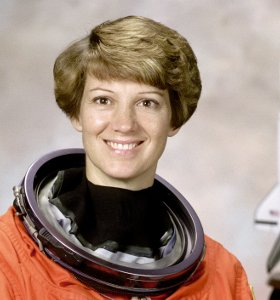
#> input picture backend/tests/data/face.jpg, 280 x 300 px; its folder holds only this picture in this run
$ python -i engine3d.py   (imports and definitions only)
#> lines starting #> are read from the running program, lines starting #| are printed output that depends on the picture
#> further down, picture is the input picture: shape (300, 280, 3); mean B, G, R 125.9, 138, 160.3
"""Moteur 3D logiciel (NumPy + OpenCV) : caméra en perspective, plans texturés, cubes,
textes extrudés et particules.

Les unités du monde sont des pixels : un plan de W x H posé à la distance focale `f`
remplit exactement l'image. L'axe Y monte, l'axe Z part vers l'avant de la caméra.
"""
from __future__ import annotations

import math
from dataclasses import dataclass
from functools import lru_cache
from pathlib import Path

import cv2
import numpy as np

# ---------------------------------------------------------------------------
# Courbes d'animation
# ---------------------------------------------------------------------------


def clamp01(u: float) -> float:
    return 0.0 if u < 0 else 1.0 if u > 1 else u


def ease_out_cubic(u: float) -> float:
    u = clamp01(u)
    return 1 - (1 - u) ** 3


def ease_in_out(u: float) -> float:
    u = clamp01(u)
    return 3 * u * u - 2 * u * u * u


def ease_out_back(u: float, s: float = 1.70158) -> float:
    u = clamp01(u) - 1
    return 1 + (s + 1) * u ** 3 + s * u ** 2


def decay(u: float, k: float = 5.0) -> float:
    """1 au moment de l'impact, puis décroissance exponentielle."""
    return math.exp(-k * u) if u >= 0 else 0.0


# ---------------------------------------------------------------------------
# Géométrie
# ---------------------------------------------------------------------------


# [8 lines left out: function rotation, not called in this run]


@dataclass
class Camera:
    W: int
    H: int
    fov: float = 50.0  # champ vertical, degrés

    @property
    def f(self) -> float:
        return (self.H / 2) / math.tan(math.radians(self.fov) / 2)

    # [12 lines left out: functions project, quad, not called in this run]


def signed_area(pts: np.ndarray) -> float:
    x, y = pts[:, 0], pts[:, 1]
    return 0.5 * float(np.dot(x, np.roll(y, -1)) - np.dot(y, np.roll(x, -1)))


# [74 lines left out: functions card, _roi, draw_image, draw_shadow, not called in this run]


def backdrop(frame: np.ndarray, darken: float = 0.38) -> np.ndarray:
    """Fond flou et assombri tiré de l'image (derrière les plans en 3D)."""
#> called with darken = 0.38
    H, W = frame.shape[:2]
#> H = 300; W = 280
    small = cv2.resize(frame, (max(8, W // 12), max(8, H // 12)), interpolation=cv2.INTER_AREA)
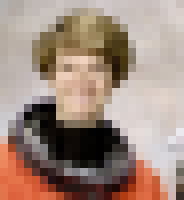
#> small: shape (25, 23, 3) (shown 8 times larger); mean B, G, R 125.9, 138, 160.3
    small = cv2.GaussianBlur(small, (0, 0), 2.2)
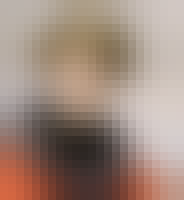
#> small: shape (25, 23, 3) (shown 8 times larger); mean B, G, R 125.5, 137.6, 159.4
    big = cv2.resize(small, (W, H), interpolation=cv2.INTER_LINEAR)
    return cv2.convertScaleAbs(big, alpha=darken)
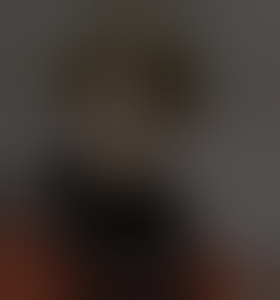
#> returned value: shape (300, 280, 3); mean of channels 0, 1, 2 47.6, 52.2, 60.5; drawn as B, G, R


# [6 lines left out: function light, not called in this run]


def faces_camera(dst: np.ndarray) -> bool:
    """Vrai si la face est vue de devant (coins dans le sens horaire à l'écran)."""
    return signed_area(dst) > 0


# ---------------------------------------------------------------------------
# Texte extrudé
# ---------------------------------------------------------------------------

FONT_CANDIDATES = [
    "/usr/share/fonts/opentype/inter/Inter-ExtraBold.otf",
    "/usr/share/fonts/opentype/inter/Inter-Bold.otf",
    "/usr/share/fonts/truetype/dejavu/DejaVuSans-Bold.ttf",
    "/usr/share/fonts/truetype/liberation/LiberationSans-Bold.ttf",
    "/usr/share/fonts/truetype/freefont/FreeSansBold.ttf",
    "/System/Library/Fonts/Supplemental/Arial Bold.ttf",
    "/Library/Fonts/Arial Bold.ttf",
    "C:/Windows/Fonts/arialbd.ttf",
    "C:/Windows/Fonts/impact.ttf",
]


# [10 lines left out: function _font, not called in this run]


@dataclass
class TextSprite:
    face: np.ndarray  # BGR de la face avant (dégradé)
    side: np.ndarray  # BGR des flancs
    alpha: np.ndarray  # masque des lettres
    glow: np.ndarray  # halo (masque flouté)
    w: int
    h: int


# [128 lines left out: functions text_sprite, draw_text3d, burst, draw_particles, _glow_add, draw_shockwave, not called in this run]

>>> import cv2
>>> picture = cv2.imread('../../tests/data/face.jpg')
>>> result = backdrop(picture)
